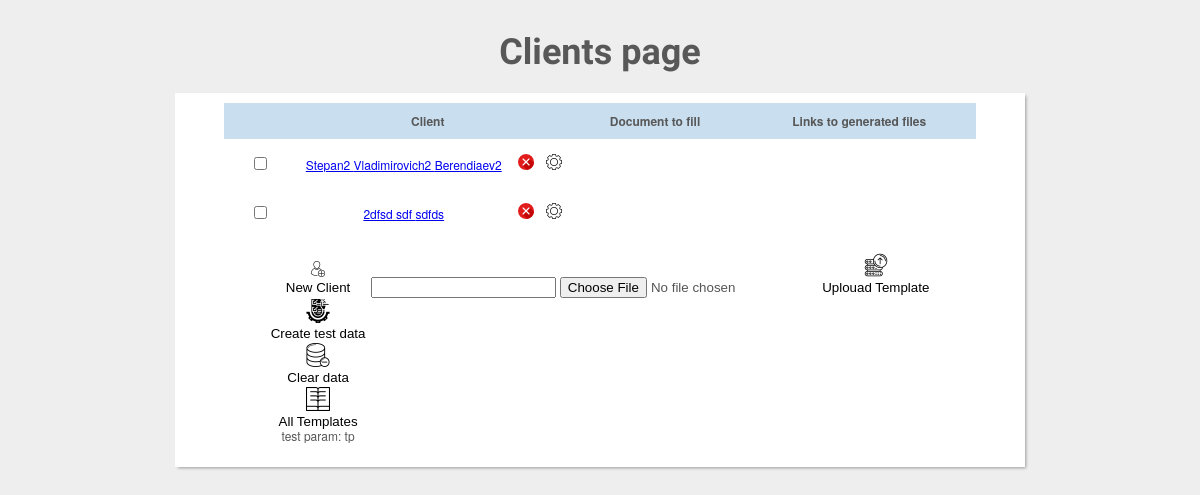
Before: /clients/ with the older database file.
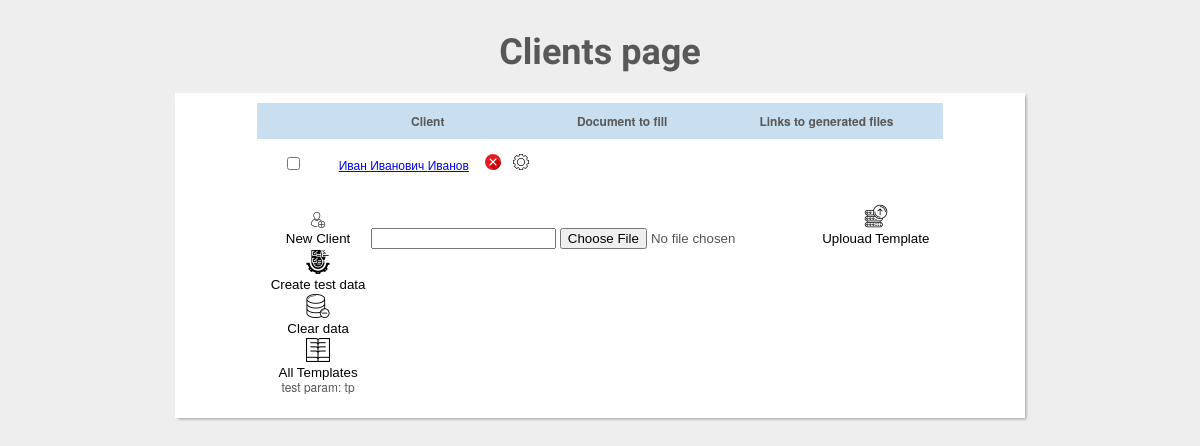
After: the same page with the newer database file.
### clients/models.py (models this page shows)
class Client(models.Model):
	first_name = models.CharField(max_length=30, default='Иван')
	part_name = models.CharField(max_length=30, default='Иванович')
	last_name = models.CharField(max_length=30,  default='Иванов')

### clients/views.py (the view)
# urls.py: path('clients/', allClients),
def allClients(request, test_param="tp"):
	view_params['all_clients'] = Client.objects.all()
	view_params['all_docs'] = Document.objects.all()
	view_params['all_clients_files'] = ClientsFile.objects.all()
	view_params['p_table'] = 'clients'
	view_params['page_title'] = 'Clients page'
	return render(request, 'index.html', view_params);

### templates/index.html (shortened to what this page needs)
<!DOCTYPE html>
<html>
{% load staticfiles %}
    <link href="{% static 'css/clients_table.css' %}" rel="stylesheet" type="text/css" >
    <link rel="stylesheet" href="https://cdnjs.cloudflare.com/ajax/libs/font-awesome/4.7.0/css/font-awesome.min.css">
<body>
{% load staticfiles %}
<h1>{{page_title}}</h1>
 <div id="wrapper">
     {% if p_table == 'clients' %}
        {% include 'clients.html' %}
     {% endif %}
{% include 'clients_button.html' %}
</div>
</body>
</html>

### templates/clients.html (shortened to what this page needs)
<table id="keywords" cellspacing="0" cellpadding="0">
    <thead>
    <tr>
        <th></th>
        <th colspan="2"><span> Client </span></th>
        <th rowspan="{{ all_clients.count }}"><span> Document to fill</span></th>
        <th><span> Links to generated files </span></th>
    </tr>
    </thead>
    {% for p_client in all_clients %}
        <form action="/clientForm/{{ p_client.id }}" method="POST" style="display:inline;">
            <form>
                <div>
                    <td>
                        <input type="checkbox" name="cl_checked" value="{{ p_client.id }}">
                    </td>
                    <td>
                        <a href="/clientInfo/{{ p_client.id }}">
                            {{ p_client.first_name }} {{ p_client.part_name }} {{ p_client.last_name }}
                        </a>
                    </td>
                    <td style="display: inherit;">
                            {% load staticfiles %}
                            <button class="btn" name="sbm" value="Delete"><img src="{% static 'img/x-button.png' %}"/>
                            </button>
                            <button class="btn" name="sbm" value="Edit"><img src="{% static 'img/edit_icon.png' %}"/>
                            </button>
                    </td>
                </div>
                <td>
                </td>
            </form>
                <td>
                        {% for client_file in all_clients_files %}
                            {% if client_file.client.id == p_client.id %}
                                    {% load static %}
                            {% endif %}
                        {% endfor %}
                </td>
    {% endfor %}
</table>

Changed rows visible on the page:
removed Client: first_name "Stepan2", part_name "Vladimirovich2", last_name "Berendiaev2"
removed Client: first_name "2dfsd", part_name "sdf", last_name "sdfds"
added Client: first_name "Иван", part_name "Иванович", last_name "Иванов"
